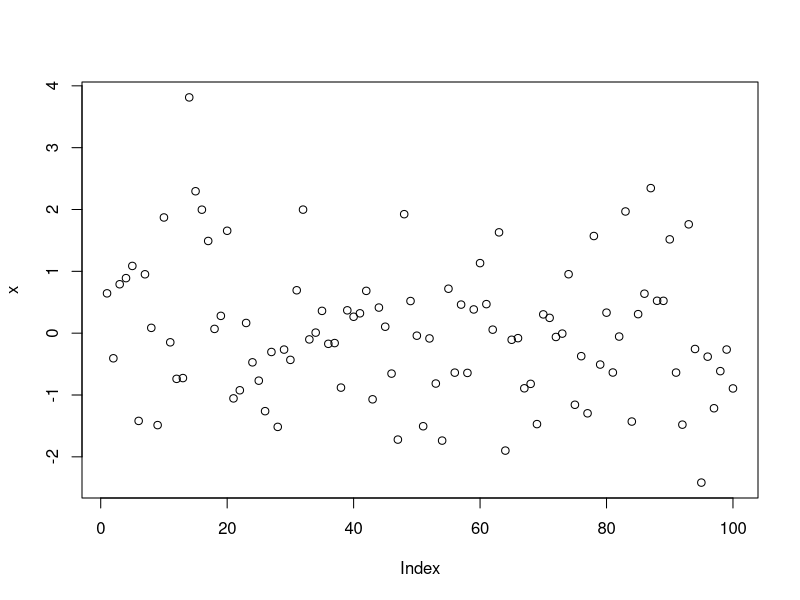
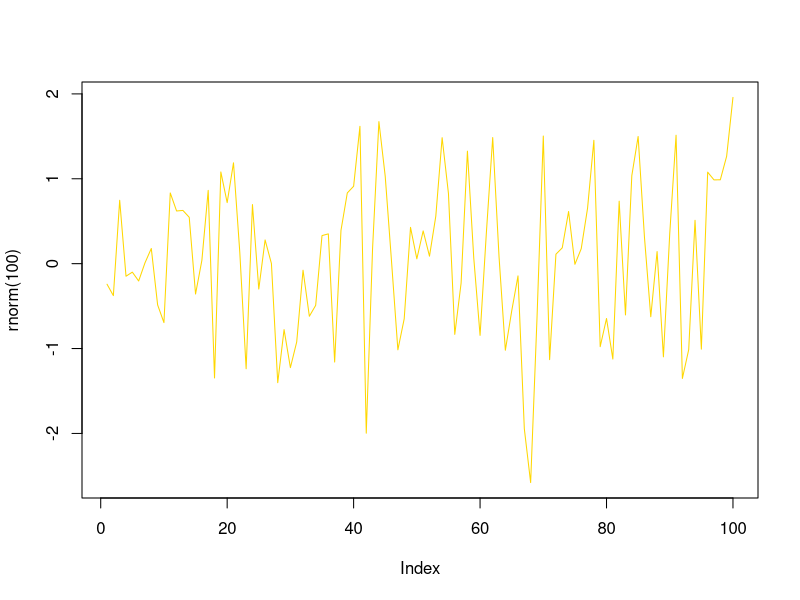

Here is the R script that generated these plots, in order: (Note: this script raises an error after producing the figures.)
a=5
x=rnorm(100)
plot(x)

vec1 = c(1,4,6,8,10)

vec2 = seq(from=0, to=1.1, by=0.25)

sum(vec1)

mat=matrix(data=c(9,2,3,4,5,6),ncol=3)

t = data.frame(x = c(11,12,14),
               y = c(19,20,21), z = c(10,9,7))

L = list(one=1, two=c(1,2),
         five=seq(0, 1, length=5))

plot(rnorm(100), type="l", col="gold")

d = data.frame(a = c(3,4,5),
               b = c(12,43,54))

write.table(d, file="tst0.txt",
            row.names=FALSE)

d2 = read.table(file="tst0.txt",
                header=TRUE)

j = c(1,2,NA)

max(j, na.rm=TRUE)


m = "apples"

date1=strptime( c("20100225230000",
                "20100226000000", "20100226010000"),
                format="%Y%m%d%H%M%S")

dt = as.Date('1915-6-16')
dt1 = as.Date('1/15/2001',format='%m/%d/%Y')

h = seq(from=1, to=8)
s = c()

for(i in 2:10) {
    s[i] = h[i] * 10
}

fun1 = function(arg1, arg2) {
    w = arg1 ^ 2
    return(arg2 + w)
}











